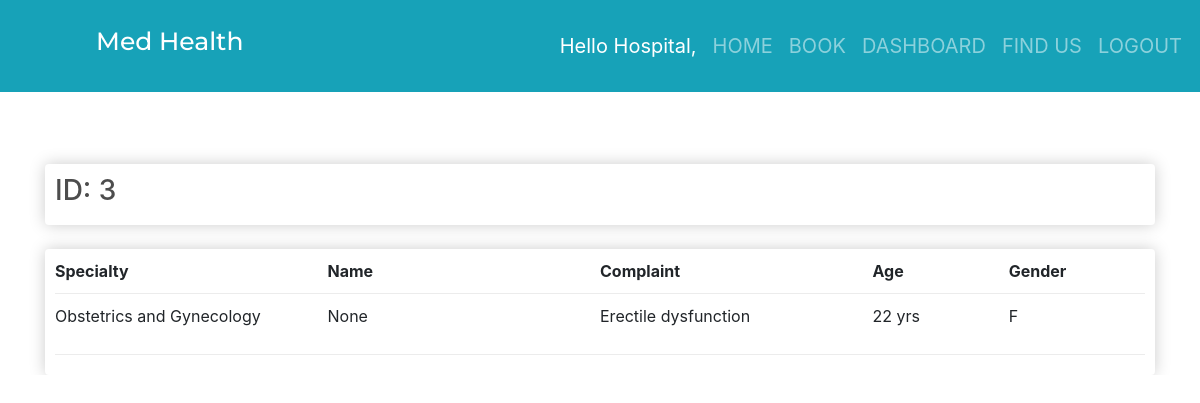
/dashboard/3 (signed in), run on the app's committed database.
### patient_app/models.py (models this page shows, shortened)
class BookDoctor(models.Model):
    CHOICES = (
        ('M', 'Male'),
        ('F', 'Female'),
    )
    patient_name = models.CharField(null = True, blank = True, max_length=100)
    patient_age = models.IntegerField(default = 0)
    patient_gender = models.CharField(max_length=100, choices= CHOICES, blank=True , null=True)
    patient_specialty = models.ForeignKey(Specialty, null = True, blank = True, on_delete = models.SET_NULL)
    patient_complaint = models.CharField(max_length=200, blank=True , null=True)
    date_booked = models.DateTimeField(auto_now_add=True)
    appointment_date = models.DateTimeField(auto_now_add=True)

### doctor_app/models.py (models this page shows)
class Specialty(models.Model):
    specialty_name = models.CharField(max_length=200, blank=True , null=True)
    specialty_description = models.CharField(max_length=200, blank=True , null=True)
    email = models.EmailField(max_length=100, blank=True, null=True)
    def __str__(self):
        return self.specialty_name

### patient_app/views.py (the view)
# urls.py: path('dashboard/<int:mypatient_id>', views.patient_detail, name='patient_detail')
@login_required
def patient_detail(request, mypatient_id):
    details = BookDoctor.objects.get(id = mypatient_id)
    return render(request, 'patients/patient_detail.html', {'details': details})

### templates/patients/patient_detail.html (shortened to what this page needs)
{% include 'base.html' %}
{% load static %}
{% block content %}
    <div class = "container">
        <div class="row">
            <div class="col-md-12">
                <div class="box-element">
                    <h3>ID: {{details.id}} </h3>
                </div><br/>
                <div class="box-element">
                    <div class="patient-row">
                        <div style="flex:2"><strong>Specialty</strong></div>
                        <div style="flex:2"><strong>Name</strong></div>
                        <div style="flex:2"><strong>Complaint</strong></div>
                        <div style="flex:1"><strong>Age</strong></div>
                        <div style="flex:1"><strong>Gender</strong></div>
                    </div>
                    <div class="patient-row">
                        <div style="flex:2"><p>{{details.patient_specialty}}</p></div>
                        <div style="flex:2"><p>{{details.patient_name}}</p></div>
                        <div style="flex:2"><p>{{details.patient_complaint}}</p></div>
                        <div style="flex:1"><p>{{details.patient_age}} yrs</p></div>
                        <div style="flex:1">
                            <p class="quantity">{{details.patient_gender}}</p>
                        </div>
                    </div>
               </div>
            </div>
        </div>
    </div>
{% endblock %}

### templates/base.html (shortened to what this page needs)
{% load static %}
<!DOCTYPE html>
<html lang="en">
<head>
    <link rel="stylesheet" href="{% static 'css/main.css' %}">
     <link
     rel="stylesheet"
     href="https://stackpath.bootstrapcdn.com/bootstrap/4.5.0/css/bootstrap.min.css"
   />
     <link
     rel="stylesheet"
     href="https://cdnjs.cloudflare.com/ajax/libs/font-awesome/5.11.2/css/all.min.css"
   />
   <link href="https://unpkg.com/aos@2.3.1/dist/aos.css" rel="stylesheet">
</head>
<body>
    <nav class="navbar navbar-expand-lg navbar-dark bg-info">
        <a class="nav-link" href=""><h1 class="navbar-brand" style = "font-size: 25px">Med Health</h1></a>
        <div class="collapse navbar-collapse" id="navbarNav">
          <ul class="nav navbar-nav ml-auto">
            {% if user.is_authenticated %}
              <li class="nav-item active">
                <a class="nav-link active" href="">Hello {{user.username | title}}, <span class="sr-only">(current)</span></a>
              </li>
              <li class="nav-item">
                <a class="nav-link" href="{% url 'home' %}">HOME</a>
              </li>
              <li class="nav-item">
                <a class="nav-link" href="{% url 'book'%}">BOOK</a>
              </li>
              <li class="nav-item">
                <a class="nav-link" href="{% url 'dashboard'%}">DASHBOARD</a>
              </li>
              <li class="nav-item">
                <a class="nav-link" href="{% url 'map'%}">FIND US</a>
              </li>
              <li class="nav-item">
                <a class="nav-link" href="{% url 'logout'%}">LOGOUT</a>
              </li>
            {% endif %}
          </ul>
     </nav>
    <br><br>
</body>
</html>

### doctor_app/static/css/main.css (style rules this page uses)
html,body { position: relative; overflow-x: hidden; }
body { background-color: hsl(0, 0%, 98%); font-family: 'montserrat'; }
h1, h2, h3, h4, h5, h6 { color: hsl(0, 0%, 30%); }
.box-element { box-shadow: hsl(0, 0%, 80%) 0 0 16px; background-color: #fff; border-radius: 4px; padding: 10px; }
.patient-row { display: flex; align-items: flex-stretch; padding-bottom: 10px; margin-bottom: 10px; border-bottom: 1px solid #ececec; }
.navbar-brand { margin-left: 70px; font-family: 'montserrat'; }
.navbar-nav li a { font-size: 20px !important; }
.navbar { background-color: #225069 !important; padding: 10px !important; }

### data on the page
BookDoctor: id "3", patient_specialty "Obstetrics and Gynecology", patient_name "None", patient_complaint "Erectile dysfunction", patient_age "22", patient_gender "F"

### other printed values
{{ user.username | title }} "Hospital"
